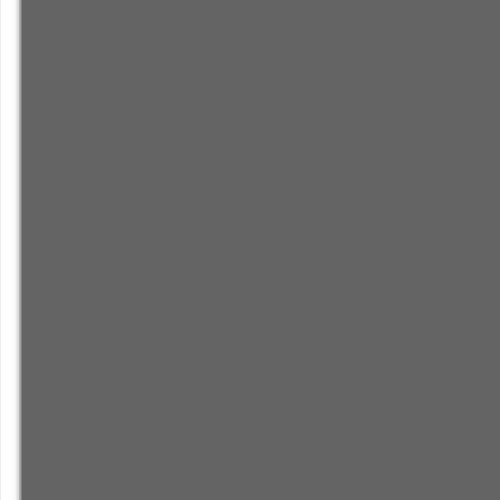
Frame 1 (no input)
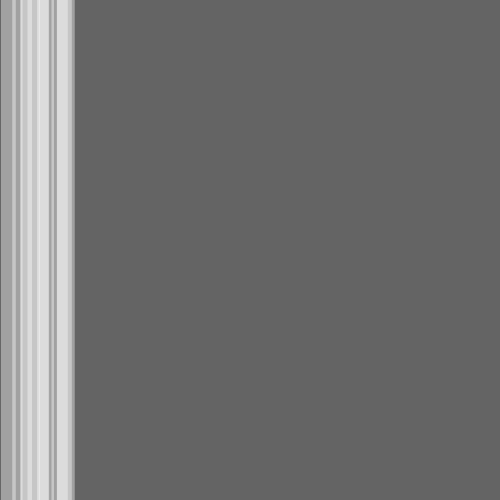
Frame 60 (the mouse pressed at the canvas centre just before this capture)
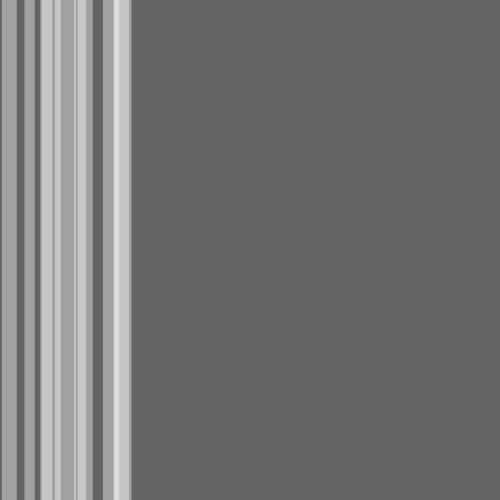
Frame 120 (the mouse held since frame 60 and released just before this capture)

The Processing sketch that drew these frames (run headless with seeded random() and noise(); from frame 60 on, the mouse is pressed at the canvas centre):

// Processing sketch: processing_104166
// ── processing_104166.pde

// An array of stripes

Stripe[] stripes = new Stripe[10];

void setup() {
 size(500, 500);
// initialize all Stripes
for (int i = 0; i < stripes.length; i++) {
 stripes[i] = new Stripe(); 
 }
}

void draw() {
 background(100);
//move and display all stripes
 for (int i = 0; i < stripes.length; i++){
   //check if mouse is over the stripe
  stripes[i].rollover(mouseX, mouseY);
  stripes[i].move();
  stripes[i].display(); 
 }
}

class Stripe {
 float x;
 float speed;
 float w;
 boolean mouse; 

Stripe() {
 x = 0;
 speed = random(1);
 w = random(10, 30);
 mouse = false;
}

// Draw stripe
void display() {
 if (mouse) {
  fill(255, 200, 2);
 } else {
  fill(255, 100); 
 }
 noStroke();
 rect(x, 0, w, height);
}

// Move stripe
 void move() {
  x += speed;
  if (x > width + 20) x =-20;
 }

//Check if point is inside of Stripe
void rollover(int mx, int my) {
 // Left edge is x, rigth edge is x + w
 if (mx > x && mx < x + w) {
  mouse = true;
 } else {
   mouse = false;
}
 
 

}

}
